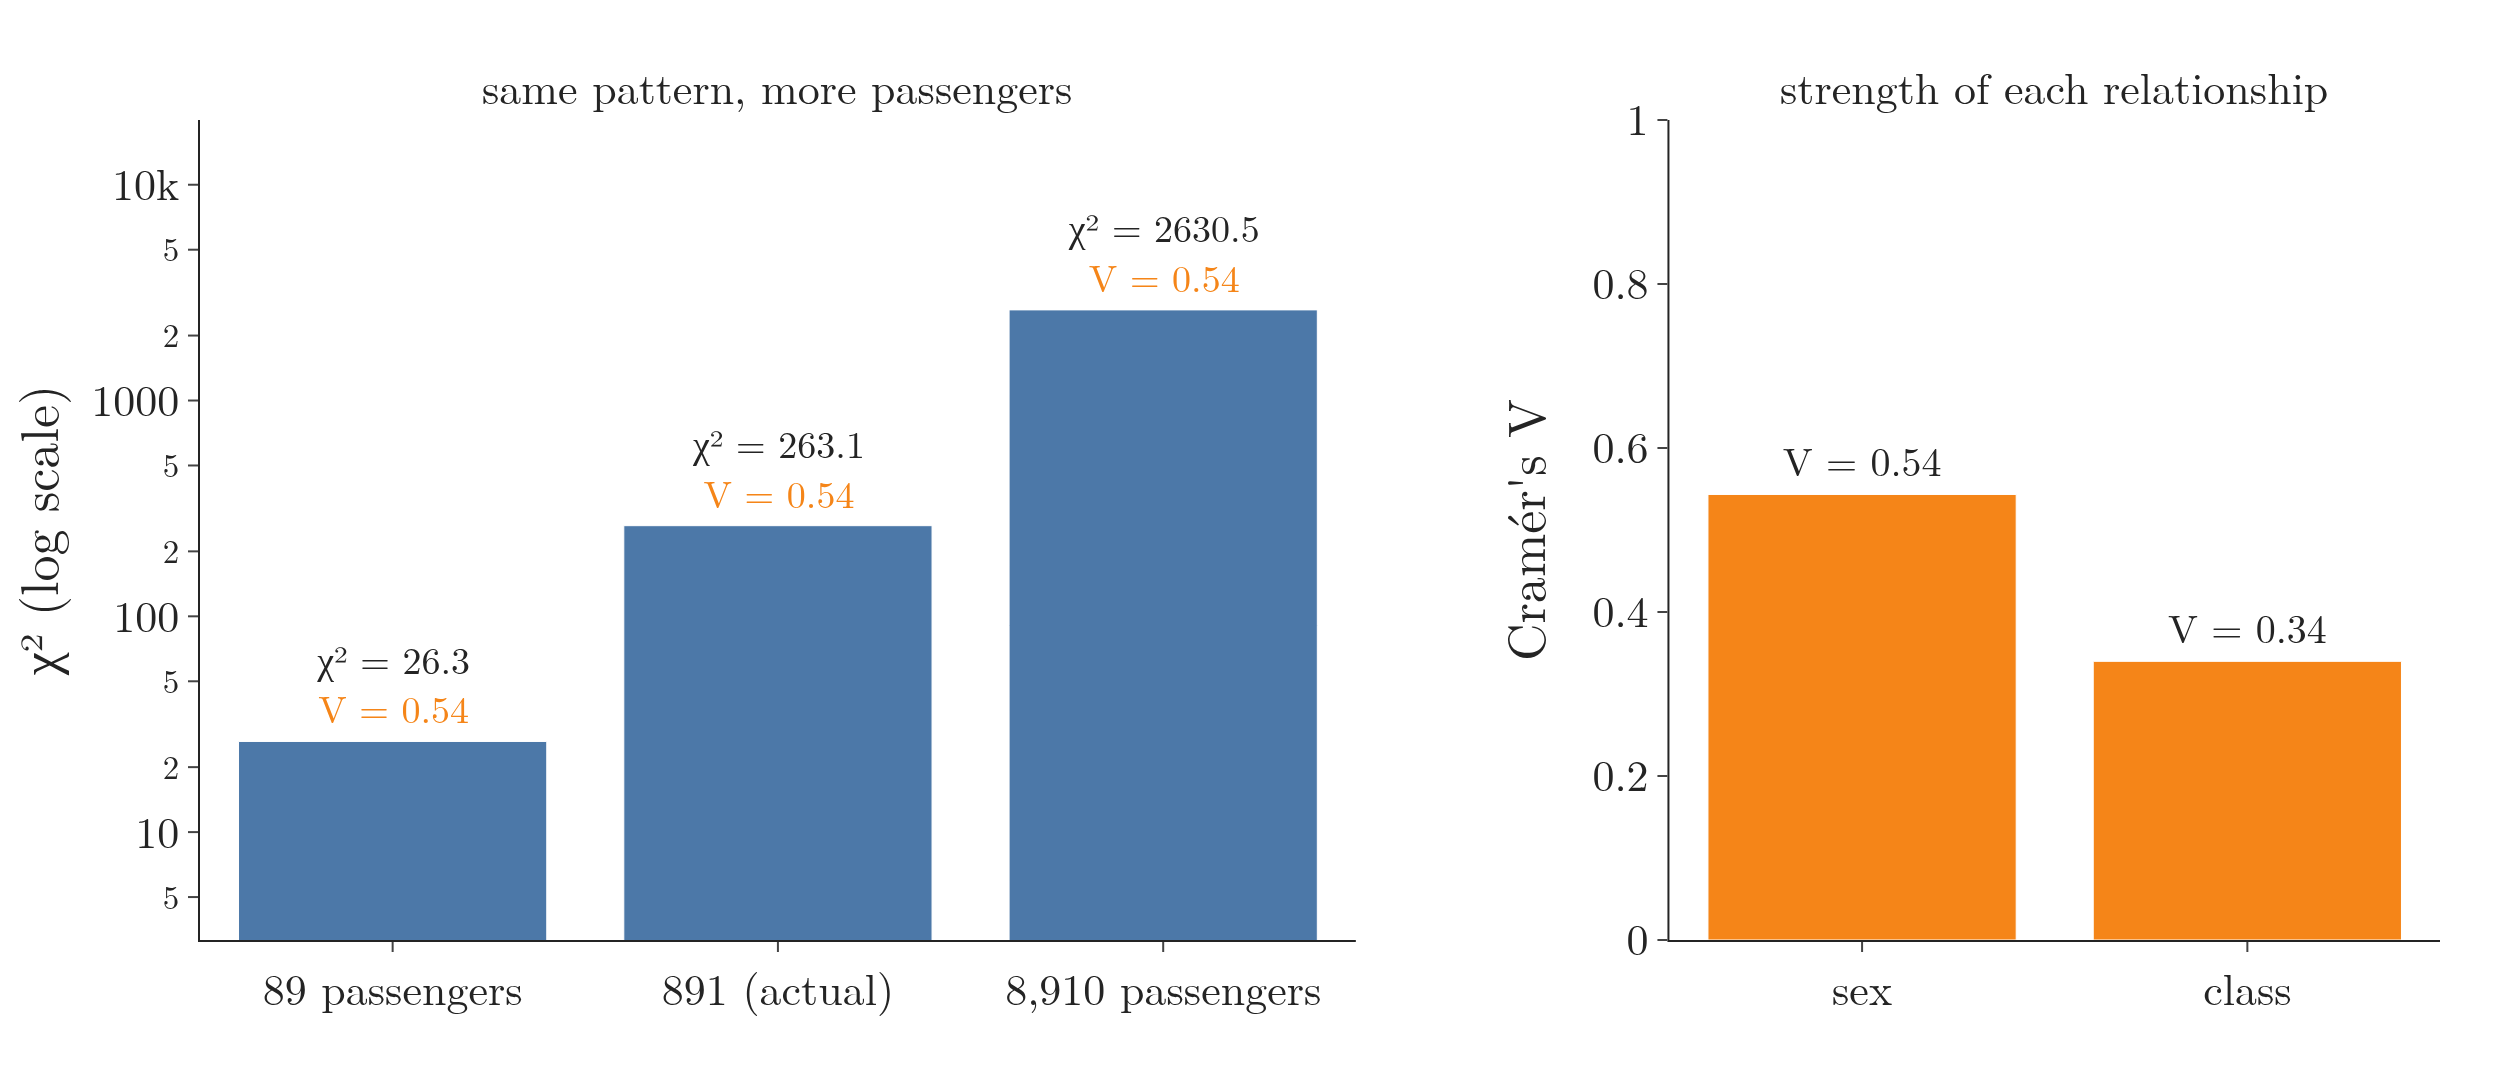

This figure's Python source:
"""Chi-square grows with the sample, Cramer's V does not (Plotly). Left: the Titanic sex-by-survival pattern at a
tenth, the actual and ten times the 891 passengers: chi-square 26.3, 263.1, 2631 (no Yates correction), while
V stays 0.54. Right: V for sex (0.54) and class (0.34) against survival."""
from pathlib import Path
import numpy as np
import pandas as pd
import plotly.graph_objects as go
from plotly.subplots import make_subplots
from scipy import stats
from gifkit import BLUE, FONT, ORANGE

here = Path(__file__).parent
t = pd.read_csv(here.parent / "data" / "titanic_train.csv")
sex = pd.crosstab(t.Sex, t.Survived).to_numpy()
cls = pd.crosstab(t.Pclass, t.Survived).to_numpy()
V = lambda tab: np.sqrt(stats.chi2_contingency(tab, correction=False).statistic / (tab.sum() * (min(tab.shape) - 1)))
chis = [stats.chi2_contingency(sex * f, correction=False).statistic for f in (0.1, 1, 10)]
vs = [V(sex * f) for f in (0.1, 1, 10)]
assert round(chis[1], 1) == 263.1 and np.allclose(vs, vs[1]) and round(vs[1], 2) == 0.54 and round(V(cls), 2) == 0.34
fig = make_subplots(1, 2, column_widths=[0.6, 0.4], horizontal_spacing=0.14,
                    subplot_titles=["same pattern, more passengers", "strength of each relationship"])
fig.update_annotations(font_size=22)
labels = ["89 passengers", "891 (actual)", "8,910 passengers"]
fig.add_trace(go.Bar(x=labels, y=chis, marker_color=BLUE,
                     text=[f"χ² = {c:.1f}<br><span style='color:{ORANGE}'>V = {v:.2f}</span>" for c, v in zip(chis, vs)],
                     textposition="outside", textfont=dict(size=19)), 1, 1)
fig.add_trace(go.Bar(x=["sex", "class"], y=[vs[1], V(cls)], marker_color=[ORANGE, ORANGE],
                     text=[f"V = {vs[1]:.2f}", f"V = {V(cls):.2f}"], textposition="outside", textfont=dict(size=20)), 1, 2)
fig.update_yaxes(type="log", title="χ² (log scale)", range=[0.5, 4.3], row=1, col=1)
fig.update_yaxes(title="Cramér's V", range=[0, 1], row=1, col=2)
fig.update_layout(template="simple_white", width=1250, height=540, font=FONT,
                  showlegend=False, margin=dict(l=80, r=30, t=60, b=70))
fig.write_image(here / "cramers_v.png", scale=2)
